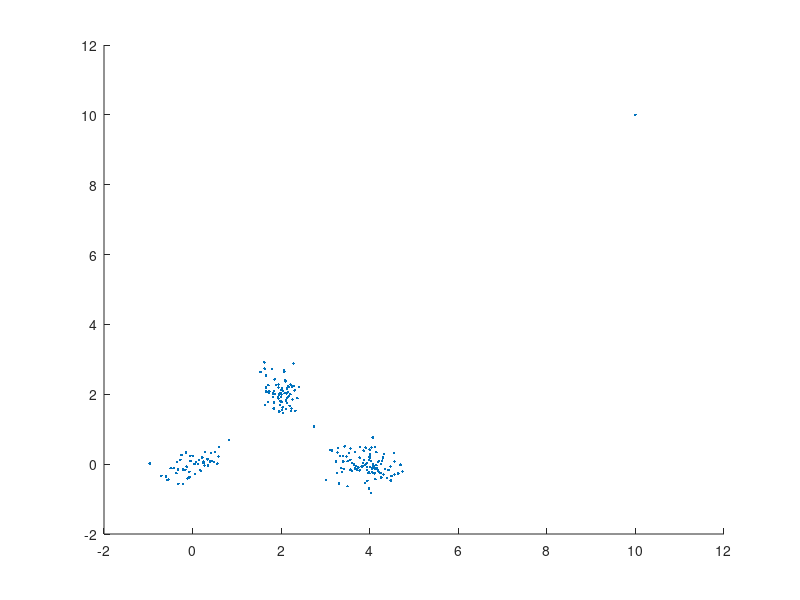

Write MATLAB code to recreate this figure. (Note: this script raises an error after producing the figure.)
% SUMMARY:  This is a simple demo for using Gmm
% AUTHOR:   QIUQIANG KONG
% Created:  2015.09.20
% Modified: 2015.11.17 Add annoatations
%           2015.12.18 Add usage of Gmmpdf
% ===========================================================
function test_gmm
close all
addpath('voicebox');    % need kmeans in voicebox

% use pesudo ranodm
% rng(0)

% generate data
X = GenerateData1();
scatter(X(:,1), X(:,2), '.'); axis([-2 12 -2 12]); hold on

% run gmm
mix_num = 6;
[prior, mu, Sigma, loglik] = Gmm(X, mix_num);
[prior, mu, Sigma, loglik] = Gmm(X, mix_num, 'cov_type', 'diag', 'cov_thresh', 1e-4, 'restart_num', 1, 'iter_num', 100);

% calculate probability using gmm
probs = Gmmpdf(X, prior, mu, Sigma);

% plot gaussians
for m = 1:mix_num
    error_ellipse(Sigma(:,:,m), mu(:,m), 'style', 'r'), hold on
end
end

% generate data
function X = GenerateData1()
X1 = mvnrnd([0,0], [0.5, 0.2; 0.2, 0.3]/4, 50);
X2 = mvnrnd([2,2], [0.3, -0.2; -0.2, 0.5]/4, 70);
X3 = mvnrnd([4,0], [0.5, 0; 0, 0.3]/4, 100);
X4 = [10,10;];
X = [X1; X2; X3; X4];
end
